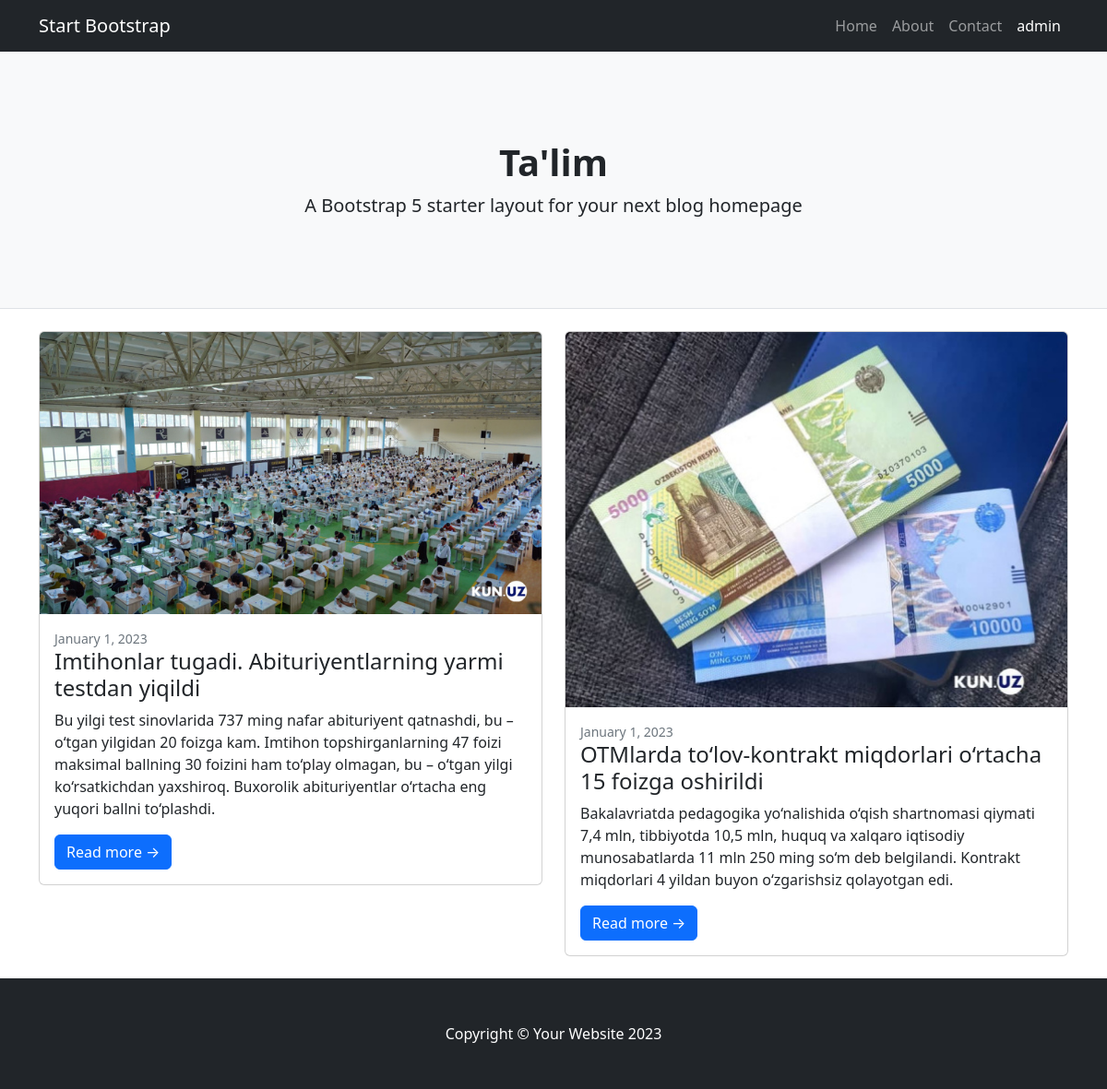
Screenshot of /category/4 (signed in) with the database file from the repository.
### main/models.py (models this page shows, shortened)
class User(AbstractUser):
    age = models.PositiveIntegerField(default=0) # int default 0
    rating = models.DecimalField(max_digits=5, decimal_places=2, blank=True, null=True) # numeric(5, 2) 100.00
    saved_posts = models.ManyToManyField('Post', blank=True)

class Category(models.Model): # main_category
    title = models.CharField(max_length=255)

class Post(models.Model):
    title = models.CharField(max_length=255)
    content = models.TextField()
    category = models.ForeignKey(Category, on_delete=models.PROTECT,  null=True)
    tags = models.ManyToManyField(Tag, blank=True)
    author = models.ForeignKey(User, on_delete=models.PROTECT, null=True)
    image = models.ImageField(upload_to="post_images", blank=True)
    created_at = models.DateTimeField(auto_now_add=True)
    updated_at = models.DateTimeField(auto_now=True)
    likes = models.PositiveIntegerField(default=0)
    dislikes = models.PositiveIntegerField(default=0)
    views = models.PositiveIntegerField(default=0)

### main/views.py (the view)
# urls.py: path('category/<int:category_id>', category, name='category'),
def category(request, category_id):
    category = Category.objects.get(id=category_id)
    posts = Post.objects.filter(category=category)
    data = {'posts': posts, "category":category}
    return render(request, 'category.html', data)

### templates/category.html
{% extends 'base.html' %}
    {% block welcome %}
       {{ category.title }}
    {% endblock  %}
    {% block content %}
  <div class="container">
    <div class="row">
        {% for p in posts %}
        <div class="col-lg-6">
            <div class="card mb-4">
                <a href="#!"><img class="card-img-top"
                    src="{{ p.image.url  }}" alt="..." /></a>
                <div class="card-body">
                    <div class="small text-muted">January 1, 2023</div>
                    <h2 class="card-title h4">{{ p.title }}</h2>
                    <p class="card-text">{{ p.content }}</p>
                    <a class="btn btn-primary"
                     href="#">Read more →</a>
                </div>
            </div>
        </div>
        {% endfor %}
    </div>
  </div>
{% endblock content %}

### templates/base.html (shortened to what this page needs)
<!DOCTYPE html>
{% load static %}
<html lang="en">
    <head>
        <link href="{% static 'css/styles.css' %}" rel="stylesheet" />
        <link rel="stylesheet" href="https://cdnjs.cloudflare.com/ajax/libs/font-awesome/6.6.0/css/all.min.css" />
    </head>
    <body>
        <nav class="navbar navbar-expand-lg navbar-dark bg-dark">
            <div class="container">
                <a class="navbar-brand" href="#!">Start Bootstrap</a>
                <div class="collapse navbar-collapse" id="navbarSupportedContent">
                    <ul class="navbar-nav ms-auto mb-2 mb-lg-0">
                        <li class="nav-item"><a class="nav-link" href="#">Home</a></li>
                        <li class="nav-item"><a class="nav-link" href="#!">About</a></li>
                        <li class="nav-item"><a class="nav-link" href="#!">Contact</a></li>
                        <li class="nav-item"><a class="nav-link active"
                             aria-current="page" href="#">
                             {% if  request.user.is_authenticated %}
                                {{ request.user.username }}
                             {% else %}
                                <i class="fa fa-user"></i>
                              {% endif %}
                            </a></li>
                    </ul>
                </div>
            </div>
        </nav>
        <header class="py-5 bg-light border-bottom mb-4">
            <div class="container">
                <div class="text-center my-5">
                    <h1 class="fw-bolder">
                       {% block welcome %}{% endblock  %}
                    </h1>
                    <p class="lead mb-0">A Bootstrap 5 starter layout for your next blog homepage</p>
                </div>
            </div>
        </header>
        {% block content %}
        {% endblock content %}
          <footer class="py-5 bg-dark">
            <div class="container"><p class="m-0 text-center text-white">Copyright &copy; Your Website 2023</p></div>
        </footer>
    </body>
</html>

### rows the page displays
User: user.username "admin"
Category: title "Ta'lim"
Post: image (picture), title "Imtihonlar tugadi. Abituriyentlarning yarmi testdan yiqildi", content "Bu yilgi test sinovlarida 737 ming nafar abituriyent qatnashdi, bu – o‘tgan yilgidan 20 foizga kam. Imtihon topshirganlarning 47 foizi maksimal ballning 30 foizini ham to‘play olmagan, bu – o‘tgan yilgi ko‘rsatkichdan yaxshiroq. Buxorolik abituriyentlar o‘rtacha eng yuqori ballni to‘plashdi."
Post: image (picture), title "OTMlarda to‘lov-kontrakt miqdorlari o‘rtacha 15 foizga oshirildi", content "Bakalavriatda pedagogika yo‘nalishida o‘qish shartnomasi qiymati 7,4 mln, tibbiyotda 10,5 mln, huquq va xalqaro iqtisodiy munosabatlarda 11 mln 250 ming so‘m deb belgilandi. Kontrakt miqdorlari 4 yildan buyon o‘zgarishsiz qolayotgan edi."
